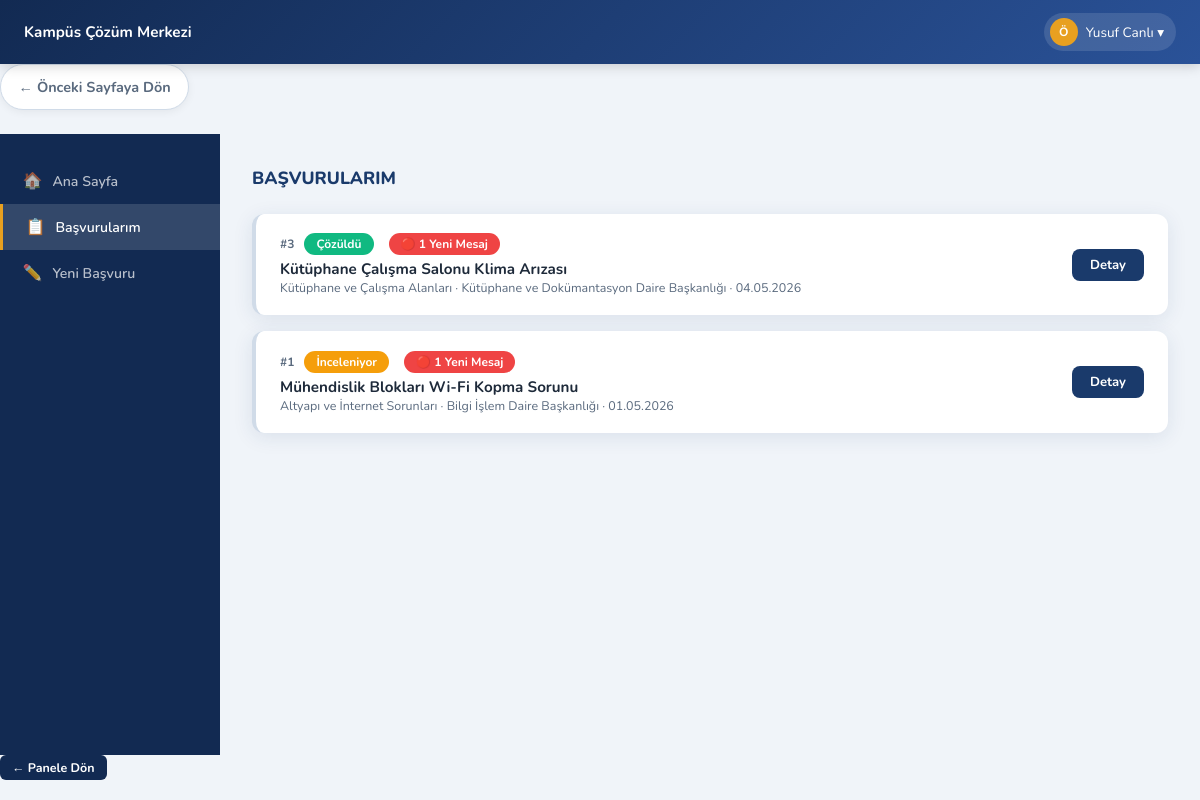
/index.php?controller=kullanici&action=basvurularim (signed in), run on the app's committed database.
### tables this page shows
CREATE TABLE `basvurular` (
  `BasvuruID` int(11) NOT NULL,
  `KullaniciID` int(11) NOT NULL,
  `KategoriID` int(11) NOT NULL,
  `BirimID` int(11) DEFAULT NULL,
  `DurumID` int(11) NOT NULL,
  `Baslik` varchar(150) NOT NULL,
  `Aciklama` text NOT NULL,
  `OlusturulmaTarihi` datetime NOT NULL DEFAULT current_timestamp()
);

CREATE TABLE `durumlar` (
  `DurumID` int(11) NOT NULL,
  `DurumAdi` varchar(50) NOT NULL,
  `RenkKodu` varchar(7) NOT NULL DEFAULT '#6B7280'
);

CREATE TABLE `kategoriler` (
  `KategoriID` int(11) NOT NULL,
  `KategoriAdi` varchar(100) NOT NULL,
  `Oncelik` enum('Düşük','Orta','Yüksek') NOT NULL DEFAULT 'Orta'
);

CREATE TABLE `birimler` (
  `BirimID` int(11) NOT NULL,
  `BirimAdi` varchar(100) NOT NULL,
  `Konum` varchar(150) DEFAULT NULL
);

### app/controllers/KullaniciController.php (called while the page is built, shortened)
<?php
class KullaniciController extends Controller {
    public function basvurularim() {
        $kullanici_id = $_SESSION['kullanici_id'];
        $basvuruModel = $this->model('BasvuruModel');
        $basvurular = $basvuruModel->ogrenciBasvurulariniGetir($kullanici_id);
        $this->view('basvurularim', ['basvurular' => $basvurular]);
    }
}

### app/models/BasvuruModel.php (called while the page is built, shortened)
<?php
class BasvuruModel {
    private $db;
    public function __construct() {
        global $db;
        $this->db = $db;
    }
    public function ogrenciBasvurulariniGetir($kullanici_id) {
        $sql = "SELECT b.*, k.KategoriAdi, br.BirimAdi, d.DurumAdi, d.RenkKodu,
                       (SELECT COUNT(*) FROM yanitlar y WHERE y.BasvuruID = b.BasvuruID AND y.Okundu = 0 AND y.YanitlayanID != :kullanici_id) as OkunmamisSayisi
                FROM basvurular b
                INNER JOIN kategoriler k ON b.KategoriID = k.KategoriID
                INNER JOIN birimler br ON b.BirimID = br.BirimID
                INNER JOIN durumlar d ON b.DurumID = d.DurumID
                WHERE b.KullaniciID = :kullanici_id
                ORDER BY b.OlusturulmaTarihi DESC";
        $stmt = $this->db->prepare($sql);
        $stmt->bindParam(':kullanici_id', $kullanici_id);
        $stmt->execute();
        return $stmt->fetchAll(PDO::FETCH_ASSOC);
    }
}

### app/views/basvurularim.php (the view, shortened to what this page needs)
<!DOCTYPE html>
<html lang="tr">
<head>
  <link rel="stylesheet" href="css/style.css" />
  <link rel="stylesheet" href="css/basvurularim.css" />
  <link rel="stylesheet" href="css/index.css" />
</head>
<body>
<header>
  <div class="header-inner">
    <a href="index.php?controller=kullanici&action=ogrenciPaneli" style="display:flex;align-items:center;gap:10px;text-decoration:none;color:inherit;">
      <span class="header-title">Kampüs Çözüm Merkezi</span>
    </a>
    <div class="header-right">
      <div class="user-dropdown">
        <div class="header-user">
          <div class="avatar">Ö</div>
          <?php echo $_SESSION['ad_soyad']; ?> ▾
        </div>
      </div>
    </div>
  </div>
</header>
<div class="back-button-container">
  <a href="index.php?controller=kullanici&action=ogrenciPaneli" class="back-button" onclick="if(history.length > 1){ history.back(); return false; }">← Önceki Sayfaya Dön</a>
</div>
<div class="layout">
  <aside>
    <nav>
      <a href="index.php?controller=kullanici&action=ogrenciPaneli"><span class="icon">🏠</span> Ana Sayfa</a>
      <a href="index.php?controller=kullanici&action=basvurularim" class="active"><span class="icon">📋</span> Başvurularım</a>
      <a href="index.php?controller=kullanici&action=yeniBasvuru"><span class="icon">✏️</span> Yeni Başvuru</a>
    </nav>
  </aside>
  <div class="content">
    <div class="page-title">BAŞVURULARIM</div>
    <div class="ticket-list">
      <?php if(!empty($data['basvurular'])): ?>
        <?php foreach($data['basvurular'] as $basvuru): ?>
          <div class="ticket-card">
            <div class="ticket-info">
              <div class="ticket-top">
                <span class="ticket-id">#<?php echo $basvuru['BasvuruID']; ?></span>
                <span class="badge" style="background:<?php echo $basvuru['RenkKodu']; ?>;color:white;">
                    <?php echo $basvuru['DurumAdi']; ?>
                </span>
                <?php if(isset($basvuru['OkunmamisSayisi']) && $basvuru['OkunmamisSayisi'] > 0): ?>
                    <span class="badge" style="background:#ef4444;color:white;margin-left:5px;font-weight:bold;">
                        🔴 <?php echo $basvuru['OkunmamisSayisi']; ?> Yeni Mesaj
                    </span>
                <?php endif; ?>
              </div>
              <div class="ticket-title"><?php echo $basvuru['Baslik']; ?></div>
              <div class="ticket-meta">
                <?php echo $basvuru['KategoriAdi']; ?> · <?php echo $basvuru['BirimAdi']; ?> · <?php echo date('d.m.Y', strtotime($basvuru['OlusturulmaTarihi'])); ?>
              </div>
            </div>
            <a href="index.php?controller=basvuru&action=detay&id=<?php echo $basvuru['BasvuruID']; ?>" class="btn-detail">Detay</a>
          </div>
        <?php endforeach; ?>
      <?php else: ?>
        <div style="text-align: center; padding: 3rem; color: #6B7280;">Henüz bir başvurunuz bulunmamaktadır.</div>
      <?php endif; ?>
    </div>
  </div>
</div>
<div style="margin-bottom: 20px;">
    <a href="index.php?controller=kullanici&action=ogrenciPaneli" class="btn-sm" style="background: var(--primary-dark); text-decoration: none;">
        ← Panele Dön
    </a>
</div>
</body>
</html>

### public/css/Style.css (style rules this page uses)
:root { --primary: #1a3a6b; --primary-dark: #122a52; --primary-light: #2a5298; --accent: #e8a020; --accent-light: #f5b942; --bg: #f0f4f9; --white: #ffffff; --text: #1e2a3a; --text-muted: #5a6a7e; --border: #d0dbe8; --shadow: 0 4px 20px rgba(26, 58, 107, 0.10); --radius: 12px; --sidebar-w: 220px; --bg-gradient: linear-gradient(135deg, #0f2027 0%, #203a43 50%, #2c5364 100%); --card-bg: rgba(255, 255, 255, 0.92); --border-radius: 16px; --transition: all 0.3s cubic-bezier(0.4, 0, 0.2, 1); }
* { margin: 0; padding: 0; box-sizing: border-box; }
body { font-family: 'Nunito', sans-serif; background: var(--bg); color: var(--text); min-height: 100vh; display: flex; flex-direction: column; }
header { background: linear-gradient(135deg, var(--primary-dark) 0%, var(--primary-light) 100%); color: var(--white); padding: 0 1.5rem; position: sticky; top: 0; z-index: 100; box-shadow: 0 2px 12px rgba(0, 0, 0, 0.18); }
.header-inner { display: flex; align-items: center; justify-content: space-between; height: 58px; }
.header-title { font-size: 0.95rem; font-weight: 700; }
.header-right { display: flex; align-items: center; gap: 8px; }
.header-user { display: flex; align-items: center; gap: 8px; background: rgba(255, 255, 255, 0.12); border-radius: 24px; padding: 5px 12px 5px 6px; font-size: 0.85rem; cursor: pointer; }
.user-dropdown { position: relative; display: inline-block; }
.avatar { width: 28px; height: 28px; border-radius: 50%; background: var(--accent); display: flex; align-items: center; justify-content: center; font-weight: 700; font-size: 0.75rem; color: var(--white); }
.layout { display: flex; flex: 1; }
aside { width: var(--sidebar-w); background: var(--primary-dark); flex-shrink: 0; padding: 1.5rem 0; }
nav a { display: flex; align-items: center; gap: 10px; padding: 0.75rem 1.4rem; color: rgba(255, 255, 255, 0.7); text-decoration: none; font-size: 0.88rem; font-weight: 600; transition: background 0.15s, color 0.15s; }
nav a.active { background: rgba(255, 255, 255, 0.14); color: var(--white); border-left: 3px solid var(--accent); }
nav a .icon { font-size: 1rem; width: 20px; text-align: center; }
.content { flex: 1; padding: 2rem; overflow-y: auto; }
.page-title { font-size: 1.1rem; font-weight: 800; margin-bottom: 1.5rem; color: var(--primary); }
.btn-sm { background: var(--primary); color: var(--white); border: none; border-radius: 6px; padding: 4px 12px; font-size: 0.78rem; font-weight: 700; font-family: inherit; cursor: pointer; transition: background 0.15s; text-decoration: none; display: inline-block; }
.back-button-container { margin-bottom: 1.5rem; }
.back-button { display: inline-flex; align-items: center; gap: 0.5rem; padding: 0.75rem 1.1rem; border-radius: 999px; background: var(--white); color: var(--text-muted); box-shadow: 0 2px 8px rgba(0, 0, 0, 0.06); border: 1px solid var(--border); font-weight: 700; font-size: 0.9rem; text-decoration: none; transition: all 0.2s; }
.badge { display: inline-block; padding: 3px 12px; border-radius: 20px; font-size: 0.75rem; font-weight: 700; }

### public/css/basvurularim.css (style rules this page uses)
.ticket-list { display: flex; flex-direction: column; gap: 1rem; }
.ticket-card { background: var(--white); border-radius: var(--radius); box-shadow: var(--shadow); padding: 1.2rem 1.5rem; display: flex; align-items: center; justify-content: space-between; gap: 1rem; border-left: 4px solid var(--border); transition: box-shadow 0.18s, transform 0.18s; }
.ticket-info { flex: 1; }
.ticket-top { display: flex; align-items: center; gap: 10px; margin-bottom: 4px; }
.ticket-id { font-size: 0.75rem; color: var(--text-muted); font-weight: 700; }
.ticket-title { font-size: 0.95rem; font-weight: 700; }
.ticket-meta { font-size: 0.78rem; color: var(--text-muted); }
.btn-detail { background: var(--primary); color: var(--white); border: none; border-radius: 8px; padding: 7px 18px; font-size: 0.82rem; font-weight: 700; font-family: inherit; cursor: pointer; transition: background 0.15s; white-space: nowrap; text-decoration: none; display: inline-block; }

### public/css/Index.css (style rules this page uses)
.header-inner { height: 64px; }

### data on the page
basvurular: BasvuruID "3", DurumID.DurumAdi "Çözüldü", OkunmamisSayisi "1", Baslik "Kütüphane Çalışma Salonu Klima Arızası", KategoriID.KategoriAdi "Kütüphane ve Çalışma Alanları", BirimID.BirimAdi "Kütüphane ve Dokümantasyon Daire Başkanlığı", OlusturulmaTarihi "04.05.2026"
basvurular: BasvuruID "1", DurumID.DurumAdi "İnceleniyor", OkunmamisSayisi "1", Baslik "Mühendislik Blokları Wi-Fi Kopma Sorunu", KategoriID.KategoriAdi "Altyapı ve İnternet Sorunları", BirimID.BirimAdi "Bilgi İşlem Daire Başkanlığı", OlusturulmaTarihi "01.05.2026"

### other printed values
$_SESSION['ad_soyad'] "Yusuf Canlı"
